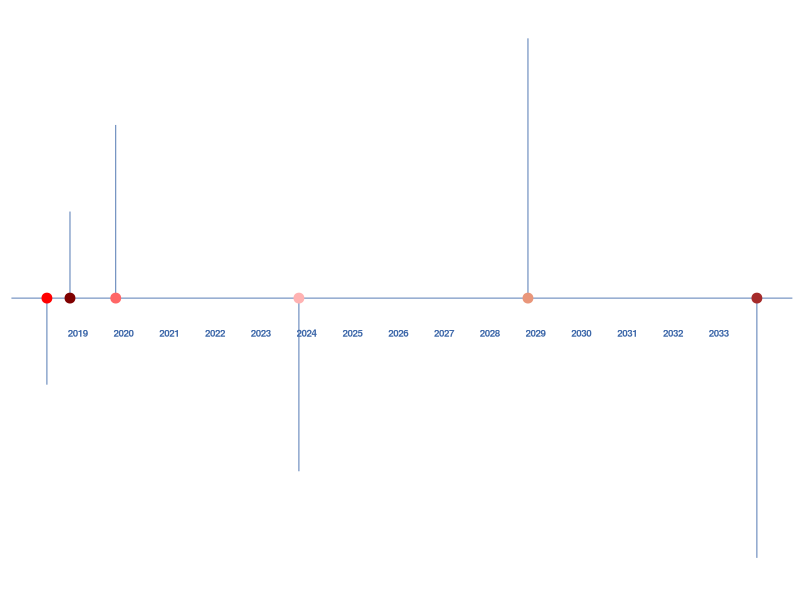

Write the R code that produced this figure.
#Install Packages
list.of.packages <- c("ggplot2", "scales","lubridate")
new.packages <- list.of.packages[!(list.of.packages %in% installed.packages()[,"Package"])]
if(length(new.packages)) install.packages(new.packages)
lapply(list.of.packages, require, character.only = TRUE)

pal_heart <- c("#ff0000", "#7f0000", "#ff6666",  "#ffb2b2", "#E9967A","#A52A2A")
blue_heart <- "#3F69AA"

##Using this example code: http://benalexkeen.com/creating-a-timeline-graphic-using-r-and-ggplot2/

# set working directory
setwd("~/Documents/GradSchool/MSDS455/git_repos/MSDS455_Charlie/data")

df <- read.table(file="slide8_smoking.txt",sep="\t",header=TRUE,quote="")

df$start = mdy(df$start)
df$text = factor(df$text,levels = levels(df$text)[c(6,3,2,1,4:5)])

positions <- c(0.5, -0.5, 1.0, -1.0, 1.5, -1.5)
directions <- c(0.5, -0.5)

line_pos <- data.frame(
  "start"=unique(df$start),
  "position"=rep(positions, length.out=length(unique(df$start))),
  "direction"=rep(directions, length.out=length(unique(df$start)))
)

df <- merge(x=df, y=line_pos, by="start", all = TRUE)
df <- df[with(df, order(start)), ]

text_offset <- 0.05

df$month_count <- ave(df$start==df$start, df$start, FUN=cumsum)
df$text_position <- (df$month_count * text_offset * df$direction) + df$position
head(df)

month_buffer <- 2

month_date_range <- seq(min(df$start) - months(month_buffer), max(df$start) + months(month_buffer), by='month')
month_format <- format(month_date_range, '%b')
month_df <- data.frame(month_date_range, month_format)

year_date_range <- seq(min(df$start) - months(month_buffer), max(df$start) + months(month_buffer), by='year')
year_date_range <- as.Date(
  intersect(
    ceiling_date(year_date_range, unit="year"),
    floor_date(year_date_range, unit="year")
  ),  origin = "1970-01-01"
)
year_format <- format(year_date_range, '%Y')
year_df <- data.frame(year_date_range, year_format)

#### PLOT ####
setwd("~/Documents/GradSchool/MSDS455/git_repos/MSDS455_Charlie/visualizations")
png(file = "slide_8_smoking.png",width = 1600, height = 1600) 
timeline_plot<-ggplot(df,aes(x=start,y=0, col=text))
timeline_plot<-timeline_plot+labs(col="Milestones")
timeline_plot<-timeline_plot+scale_color_manual(values=rep(blue_heart,6), labels=c("Instantly","6 months","1 year","5 years","10 years","15 years"), drop = FALSE)
timeline_plot<-timeline_plot+theme_classic()

# Plot horizontal black line for timeline
timeline_plot<-timeline_plot+geom_hline(yintercept=0, 
                                        color = blue_heart, size=0.3)

# Plot vertical segment lines for milestones
timeline_plot<-timeline_plot+geom_segment(data=df[df$month_count == 1,], aes(y=position,yend=0,xend=start), color=blue_heart, size=0.3)

# Plot scatter points at zero and date
timeline_plot<-timeline_plot+geom_point(aes(y=0), size=3,color=pal_heart)

# Don't show axes, remove legend
timeline_plot<-timeline_plot+theme(axis.line.y=element_blank(),
                                   axis.text.y=element_blank(),
                                   axis.title.x=element_blank(),
                                   axis.title.y=element_blank(),
                                   axis.ticks.y=element_blank(),
                                   axis.text.x =element_blank(),
                                   axis.ticks.x =element_blank(),
                                   axis.line.x =element_blank(),
                                   legend.position = "none")

# Show text for each month
#timeline_plot<-timeline_plot+geom_text(data=month_df, aes(x=month_date_range,y=-0.1,label=month_format),size=2.5,vjust=0.5, color='black', angle=90)
# Show year text
timeline_plot<-timeline_plot+geom_text(data=year_df, aes(x=year_date_range,y=-0.2,label=year_format, fontface="bold"),size=2.5, color=blue_heart)
# Show text for each milestone
timeline_plot<-timeline_plot+geom_text(aes(y=text_position,label=stringr::str_wrap(text, 50)),size=5)
print(timeline_plot)
dev.off()